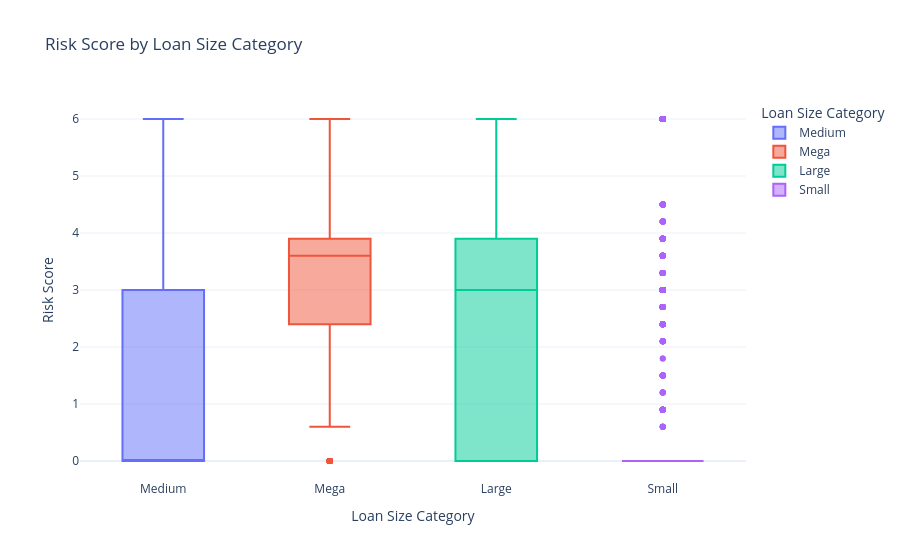

The notebook cell saved with this chart:
### Code cell
size_box = df.dropna(subset=["loan_size_category"]).copy()
fig = px.box(
    size_box,
    x="loan_size_category",
    y="risk_score",
    title="Risk Score by Loan Size Category",
    labels={"loan_size_category": "Loan Size Category", "risk_score": "Risk Score"},
    color="loan_size_category",
)
fig.update_layout(template="plotly_white")
fig.show()
save_figure(fig, "risk_by_loan_size.png")

### Figure 1 — Plotly figure (JSON) as saved in the notebook; plotly's stock layout.template omitted (floating-point values rounded to 4 significant figures; data arrays with more than 128 entries replaced by an {"elided": "..."} marker saying what was removed)
{"data": [{"alignmentgroup": "True", "hovertemplate": "Loan Size Category=%{x}<br>Risk Score=%{y}<extra></extra>", "legendgroup": "Medium", "marker": {"color": "#636efa"}, "name": "Medium", "notched": false, "offsetgroup": "Medium", "orientation": "v", "showlegend": true, "type": "box", "x": {"elided": "2832 str values"}, "x0": " ", "xaxis": "x", "y": {"elided": "2832 float values"}, "y0": " ", "yaxis": "y"}, {"alignmentgroup": "True", "hovertemplate": "Loan Size Category=%{x}<br>Risk Score=%{y}<extra></extra>", "legendgroup": "Mega", "marker": {"color": "#EF553B"}, "name": "Mega", "notched": false, "offsetgroup": "Mega", "orientation": "v", "showlegend": true, "type": "box", "x": {"elided": "400 str values"}, "x0": " ", "xaxis": "x", "y": {"elided": "400 float values"}, "y0": " ", "yaxis": "y"}, {"alignmentgroup": "True", "hovertemplate": "Loan Size Category=%{x}<br>Risk Score=%{y}<extra></extra>", "legendgroup": "Large", "marker": {"color": "#00cc96"}, "name": "Large", "notched": false, "offsetgroup": "Large", "orientation": "v", "showlegend": true, "type": "box", "x": {"elided": "1141 str values"}, "x0": " ", "xaxis": "x", "y": {"elided": "1141 float values"}, "y0": " ", "yaxis": "y"}, {"alignmentgroup": "True", "hovertemplate": "Loan Size Category=%{x}<br>Risk Score=%{y}<extra></extra>", "legendgroup": "Small", "marker": {"color": "#ab63fa"}, "name": "Small", "notched": false, "offsetgroup": "Small", "orientation": "v", "showlegend": true, "type": "box", "x": {"elided": "5145 str values"}, "x0": " ", "xaxis": "x", "y": {"elided": "5145 float values"}, "y0": " ", "yaxis": "y"}], "layout": {"boxmode": "overlay", "legend": {"title": {"text": "Loan Size Category"}, "tracegroupgap": 0}, "title": {"text": "Risk Score by Loan Size Category"}, "xaxis": {"anchor": "y", "categoryarray": ["Medium", "Mega", "Large", "Small"], "categoryorder": "array", "domain": [0, 1], "title": {"text": "Loan Size Category"}}, "yaxis": {"anchor": "x", "domain": [0, 1], "title": {"text": "Risk Score"}}}}
